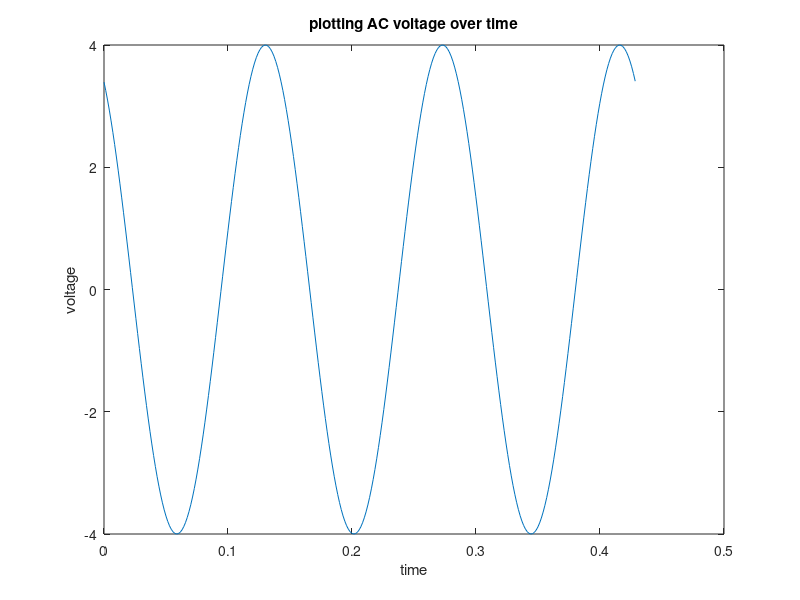
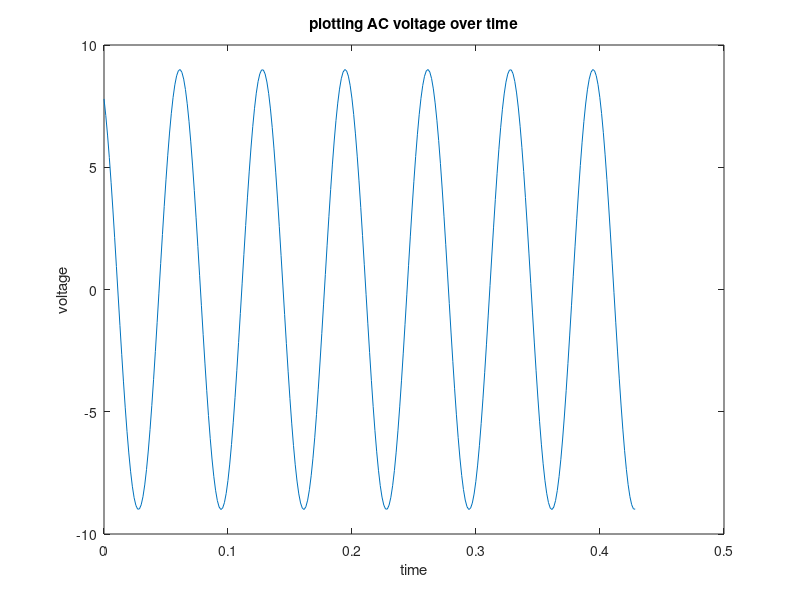

MATLAB code to generate these figures, in order:
clc
close all

%22-46026-1
%AB-CDEFG-H

%K1 = A + B
k1 = 4;
%K2 = G+H+2
k2 = 9;
% J1 = D+G+20
j1 = deg2rad(32);
% j2 = 30 degrees
j2 = deg2rad(30);

%f1 = E+F+5
f1 = 7;
% f2 = C+D+5
f2 = 15;

T = 0.1428;
t = 0: (T/100) : 3*T;

x1 = k1 * cos(2 * pi * f1 * t + j1);
x2 = k2 * cos(2 * pi * f2 * t + j2);

plot(t, x1)
title('plotting AC voltage over time')
xlabel('time')
ylabel('voltage')
figure()
plot(t, x2)
title('plotting AC voltage over time')
xlabel('time')
ylabel('voltage')